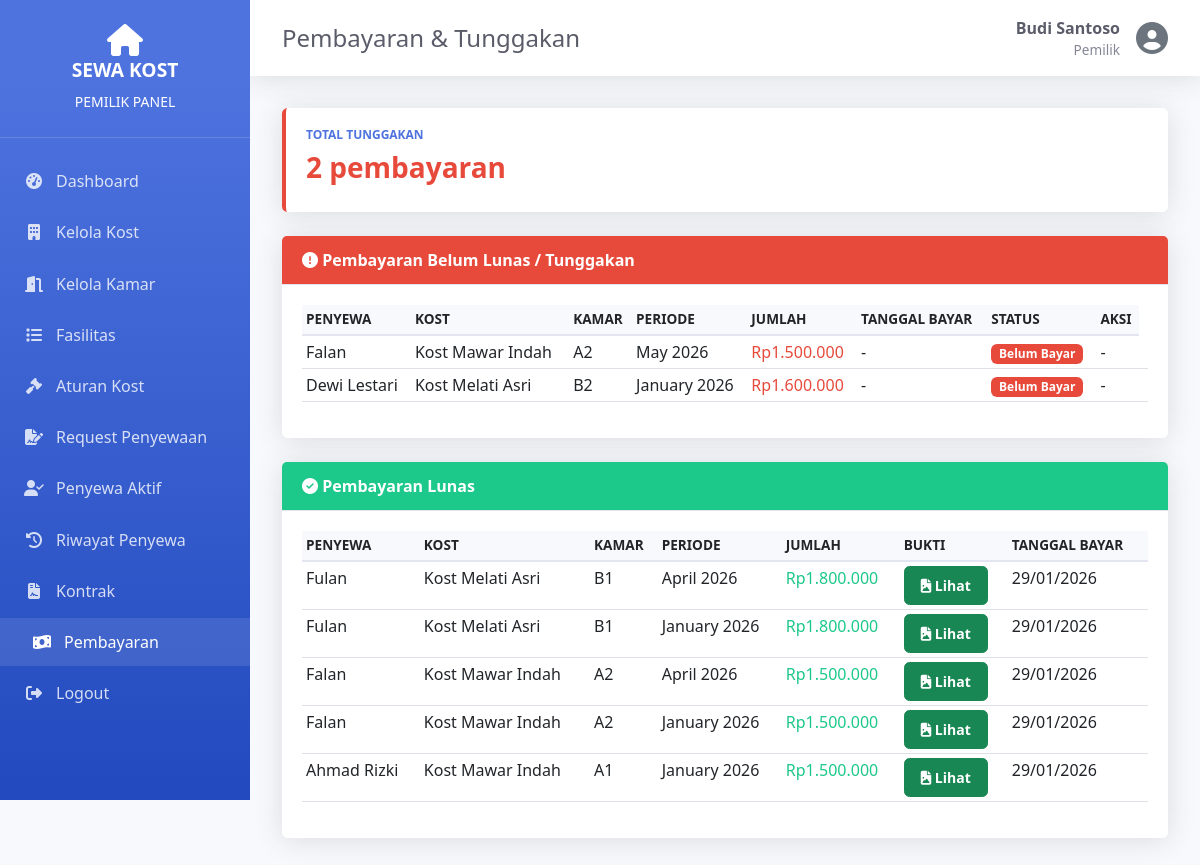
Screenshot of /pemilik/pembayaran.php (signed in) with the database file from the repository.
### tables this page shows
CREATE TABLE `pembayaran` (
  `id` int(11) NOT NULL AUTO_INCREMENT,
  `kontrak_id` int(11) NOT NULL,
  `bulan_ke` int(11) NOT NULL,
  `periode_bulan` varchar(20) NOT NULL,
  `jumlah` decimal(12,2) NOT NULL,
  `metode` enum('QRIS') DEFAULT 'QRIS',
  `status` enum('Lunas','Belum Bayar','Terlambat','Menunggu') DEFAULT 'Belum Bayar',
  `bukti_pembayaran` varchar(255) DEFAULT NULL,
  `tanggal_upload` datetime DEFAULT NULL,
  `tanggal_bayar` date DEFAULT NULL,
  `created_at` timestamp NOT NULL DEFAULT current_timestamp(),
  PRIMARY KEY (`id`),
  KEY `kontrak_id` (`kontrak_id`),
  CONSTRAINT `pembayaran_ibfk_1` FOREIGN KEY (`kontrak_id`) REFERENCES `kontrak` (`id`) ON DELETE CASCADE
);

CREATE TABLE `users` (
  `id` int(11) NOT NULL AUTO_INCREMENT,
  `username` varchar(50) NOT NULL,
  `password` varchar(255) NOT NULL,
  `nama_lengkap` varchar(100) NOT NULL,
  `email` varchar(100) DEFAULT NULL,
  `no_hp` varchar(20) DEFAULT NULL,
  `role` enum('admin','pemilik','pembeli') NOT NULL,
  `created_at` timestamp NOT NULL DEFAULT current_timestamp(),
  PRIMARY KEY (`id`),
  UNIQUE KEY `username` (`username`)
);

CREATE TABLE `kost` (
  `id` int(11) NOT NULL AUTO_INCREMENT,
  `pemilik_id` int(11) NOT NULL,
  `nama_kost` varchar(100) NOT NULL,
  `alamat` text NOT NULL,
  `kota` varchar(50) DEFAULT NULL,
  `deskripsi` text DEFAULT NULL,
  `foto` varchar(255) DEFAULT NULL,
  `created_at` timestamp NOT NULL DEFAULT current_timestamp(),
  PRIMARY KEY (`id`),
  KEY `pemilik_id` (`pemilik_id`),
  CONSTRAINT `kost_ibfk_1` FOREIGN KEY (`pemilik_id`) REFERENCES `users` (`id`) ON DELETE CASCADE
);

CREATE TABLE `kamar` (
  `id` int(11) NOT NULL AUTO_INCREMENT,
  `kost_id` int(11) NOT NULL,
  `nomor_kamar` varchar(20) NOT NULL,
  `harga_sewa` decimal(12,2) NOT NULL,
  `status` enum('Kosong','Terisi','Maintenance') DEFAULT 'Kosong',
  `foto` varchar(255) DEFAULT NULL,
  `fasilitas` text DEFAULT NULL,
  `created_at` timestamp NOT NULL DEFAULT current_timestamp(),
  PRIMARY KEY (`id`),
  KEY `kost_id` (`kost_id`),
  CONSTRAINT `kamar_ibfk_1` FOREIGN KEY (`kost_id`) REFERENCES `kost` (`id`) ON DELETE CASCADE
);

### lib/auth.php (called while the page is built, shortened)
<?php
require_once __DIR__ . '/database.php';
class Auth {
    public static function id() {
        return $_SESSION['user_id'] ?? null;
    }
}

### lib/database.php (called while the page is built, shortened)
<?php
class Database {
    private static $connection = null;
    public static function connect() {
        if (self::$connection === null) {
            self::$connection = new mysqli(DB_HOST, DB_USER, DB_PASS, DB_NAME);
            self::$connection->set_charset("utf8mb4");
        }
        return self::$connection;
    }
    public static function query($sql) {
        $conn = self::connect();
        $result = $conn->query($sql);
        return $result;
    }
    public static function fetchAll($sql) {
        $result = self::query($sql);
        $data = [];
        while ($row = $result->fetch_assoc()) {
            $data[] = $row;
        }
        return $data;
    }
}

### pemilik/pembayaran.php (the view, shortened to what this page needs)
<?php
require_once __DIR__ . '/../lib/auth.php';
require_once __DIR__ . '/../lib/database.php';
$userId = Auth::id();
$pembayaranBelumLunas = Database::fetchAll("
    SELECT pb.*, kt.tanggal_mulai, kt.tanggal_berakhir,
           u.nama_lengkap, k.nomor_kamar, ks.nama_kost
    FROM pembayaran pb
    JOIN kontrak kt ON pb.kontrak_id = kt.id
    JOIN penyewa p ON kt.penyewa_id = p.id
    JOIN users u ON p.user_id = u.id
    JOIN kamar k ON kt.kamar_id = k.id
    JOIN kost ks ON k.kost_id = ks.id
    WHERE ks.pemilik_id = $userId
      AND pb.status IN ('Belum Bayar','Terlambat','Menunggu')
    ORDER BY pb.created_at DESC
");
$pembayaranLunas = Database::fetchAll("
    SELECT pb.*, kt.tanggal_mulai, kt.tanggal_berakhir,
           u.nama_lengkap, k.nomor_kamar, ks.nama_kost
    FROM pembayaran pb
    JOIN kontrak kt ON pb.kontrak_id = kt.id
    JOIN penyewa p ON kt.penyewa_id = p.id
    JOIN users u ON p.user_id = u.id
    JOIN kamar k ON kt.kamar_id = k.id
    JOIN kost ks ON k.kost_id = ks.id
    WHERE ks.pemilik_id = $userId
      AND pb.status = 'Lunas'
    ORDER BY pb.created_at DESC
");
include __DIR__ . '/../layout/header.php';
include __DIR__ . '/../layout/sidebar.php';
?>
<div class="row mb-4">
    <div class="col-md-12">
        <div class="card stats-card danger">
            <div class="card-body">
                <h5 class="stats-title">Total Tunggakan</h5>
                <h3 class="stats-value text-danger">
                    <?php echo count($pembayaranBelumLunas); ?> pembayaran
                </h3>
            </div>
        </div>
    </div>
</div>
<div class="card mb-4">
    <div class="card-header bg-danger text-white">
        <i class="fas fa-exclamation-circle"></i> Pembayaran Belum Lunas / Tunggakan
    </div>
    <div class="card-body table-responsive">
        <table class="table table-hover table-sm">
            <thead>
                <tr>
                    <th>Penyewa</th>
                    <th>Kost</th>
                    <th>Kamar</th>
                    <th>Periode</th>
                    <th>Jumlah</th>
                    <th>Tanggal Bayar</th>
                    <th>Status</th>
                    <th>Aksi</th>
                </tr>
            </thead>
            <tbody>
                <?php foreach ($pembayaranBelumLunas as $p): ?>
                    <?php
                    $statusClass = match ($p['status']) {
                        'Lunas' => 'bg-success',
                        'Belum Bayar' => 'bg-danger',
                        'Terlambat' => 'bg-warning',
                        'Menunggu' => 'bg-info',
                        default => 'bg-secondary'
                    };
                    ?>
                    <tr>
                        <td><?= htmlspecialchars($p['nama_lengkap']) ?></td>
                        <td><?= htmlspecialchars($p['nama_kost']) ?></td>
                        <td><?= htmlspecialchars($p['nomor_kamar']) ?></td>
                        <td><?= htmlspecialchars($p['periode_bulan']) ?></td>
                        <td class="text-danger">Rp<?= number_format($p['jumlah'], 0, ',', '.') ?></td>
                        <td><?= $p['tanggal_bayar'] ? date('d/m/Y', strtotime($p['tanggal_bayar'])) : '-' ?></td>
                        <td>
                            <span class="badge <?= $statusClass ?>">
                                <?= $p['status'] ?>
                            </span>
                        </td>
                        <td>
                            <?php if ($p['bukti_pembayaran']): ?>
                                <a href="/coba_kost/uploads/bukti/<?= $p['bukti_pembayaran'] ?>"
                                    target="_blank" class="btn btn-sm btn-info">
                                    <i class="fas fa-file-image"></i> Lihat
                                </a>
                            <?php else: ?> - <?php endif; ?>
                        </td>
                        <td>
                        </td>
                    </tr>
                <?php endforeach; ?>
            </tbody>
        </table>
    </div>
</div>
<div class="card">
    <div class="card-header bg-success text-white">
        <i class="fas fa-check-circle"></i> Pembayaran Lunas
    </div>
    <div class="card-body table-responsive">
        <table class="table table-hover table-sm">
            <thead>
                <tr>
                    <th>Penyewa</th>
                    <th>Kost</th>
                    <th>Kamar</th>
                    <th>Periode</th>
                    <th>Jumlah</th>
                    <th>Bukti</th>
                    <th>Tanggal Bayar</th>
                </tr>
            </thead>
            <tbody>
                <?php foreach ($pembayaranLunas as $p): ?>
                    <tr>
                        <td><?= htmlspecialchars($p['nama_lengkap']) ?></td>
                        <td><?= htmlspecialchars($p['nama_kost']) ?></td>
                        <td><?= htmlspecialchars($p['nomor_kamar']) ?></td>
                        <td><?= htmlspecialchars($p['periode_bulan']) ?></td>
                        <td class="text-success">Rp<?= number_format($p['jumlah'], 0, ',', '.') ?></td>
                        <td>
                            <?php if ($p['bukti_pembayaran']): ?>
                                <a href="/coba_kost/uploads/bukti/<?php echo htmlspecialchars($p['bukti_pembayaran']); ?>"
                                    target="_blank" class="btn btn-sm btn-success">
                                    <i class="fas fa-file-image"></i> Lihat
                                </a>
                            <?php else: ?>
                                <span class="text-muted">-</span>
                            <?php endif; ?>
                        </td>
                        <td><?= date('d/m/Y', strtotime($p['tanggal_bayar'])) ?></td>
                    </tr>
                <?php endforeach; ?>
            </tbody>
        </table>
    </div>
</div>
<?php include __DIR__ . '/../layout/footer.php'; ?>

### assets/css/style.css (style rules this page uses)
:root { --primary-color: #4e73df; --secondary-color: #858796; --success-color: #1cc88a; --danger-color: #e74a3b; --warning-color: #f6c23e; --info-color: #36b9cc; --sidebar-width: 250px; }
* { margin: 0; padding: 0; box-sizing: border-box; }
body { font-family: 'Segoe UI', Tahoma, Geneva, Verdana, sans-serif; background-color: #f8f9fc; color: #5a5c69; }
.card { border: none; border-radius: 0.35rem; box-shadow: 0 0.15rem 1.75rem 0 rgba(58, 59, 69, 0.15); }
.card-header { background-color: #f8f9fc; border-bottom: 1px solid #e3e6f0; padding: 0.75rem 1.25rem; font-weight: bold; color: var(--primary-color); }
.card-body { padding: 1.25rem; }
.stats-card { border-left: 4px solid; height: 100%; }
.stats-card.danger { border-left-color: var(--danger-color); }
.stats-title { font-size: 0.75rem; text-transform: uppercase; font-weight: bold; color: var(--primary-color); }
.stats-value { font-size: 1.75rem; font-weight: bold; color: #5a5c69; }
.table { color: #5a5c69; }
.table thead th { background-color: #f8f9fc; border-bottom: 2px solid #e3e6f0; font-weight: bold; text-transform: uppercase; font-size: 0.85rem; }
.btn { padding: 0.5rem 1rem; border-radius: 0.35rem; font-weight: 600; transition: all 0.3s; }
.text-success { color: var(--success-color) !important; }
.text-danger { color: var(--danger-color) !important; }
.bg-success { background-color: var(--success-color) !important; }
.bg-danger { background-color: var(--danger-color) !important; }

### rows the page displays
pembayaran: users.nama_lengkap "Falan", kost.nama_kost "Kost Mawar Indah", kamar.nomor_kamar "A2", periode_bulan "May 2026", jumlah "1.500.000", status "Belum Bayar"
pembayaran: users.nama_lengkap "Dewi Lestari", kost.nama_kost "Kost Melati Asri", kamar.nomor_kamar "B2", periode_bulan "January 2026", jumlah "1.600.000", status "Belum Bayar"
pembayaran: users.nama_lengkap "Fulan", kost.nama_kost "Kost Melati Asri", kamar.nomor_kamar "B1", periode_bulan "April 2026", jumlah "1.800.000", tanggal_bayar "29/01/2026"
pembayaran: users.nama_lengkap "Fulan", kost.nama_kost "Kost Melati Asri", kamar.nomor_kamar "B1", periode_bulan "January 2026", jumlah "1.800.000", tanggal_bayar "29/01/2026"
pembayaran: users.nama_lengkap "Falan", kost.nama_kost "Kost Mawar Indah", kamar.nomor_kamar "A2", periode_bulan "April 2026", jumlah "1.500.000", tanggal_bayar "29/01/2026"
pembayaran: users.nama_lengkap "Falan", kost.nama_kost "Kost Mawar Indah", kamar.nomor_kamar "A2", periode_bulan "January 2026", jumlah "1.500.000", tanggal_bayar "29/01/2026"
pembayaran: users.nama_lengkap "Ahmad Rizki", kost.nama_kost "Kost Mawar Indah", kamar.nomor_kamar "A1", periode_bulan "January 2026", jumlah "1.500.000", tanggal_bayar "29/01/2026"

### other values shown
$role "PEMILIK"
$pageTitle "Pembayaran & Tunggakan"
$user['nama_lengkap'] "Budi Santoso"
$user['role'] "Pemilik"
count($pembayaranBelumLunas) "2"
